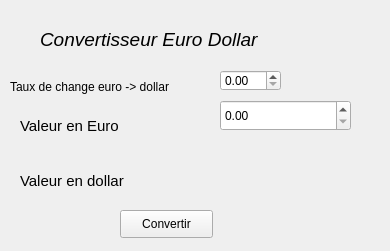
<?xml version="1.0" encoding="UTF-8"?>
<ui version="4.0">
 <class>Widget</class>
 <widget class="QWidget" name="Widget">
  <property name="geometry">
   <rect>
    <x>0</x>
    <y>0</y>
    <width>390</width>
    <height>251</height>
   </rect>
  </property>
  <property name="windowTitle">
   <string>Widget</string>
  </property>
  <widget class="QLabel" name="label_dollar">
   <property name="geometry">
    <rect>
     <x>20</x>
     <y>170</y>
     <width>141</width>
     <height>21</height>
    </rect>
   </property>
   <property name="font">
    <font>
     <pointsize>11</pointsize>
    </font>
   </property>
   <property name="text">
    <string>Valeur en dollar</string>
   </property>
  </widget>
  <widget class="QDoubleSpinBox" name="doubleSpinBox">
   <property name="geometry">
    <rect>
     <x>220</x>
     <y>100</y>
     <width>131</width>
     <height>31</height>
    </rect>
   </property>
   <property name="maximum">
    <double>999999.989999999990687</double>
   </property>
  </widget>
  <widget class="QLabel" name="label_euro">
   <property name="geometry">
    <rect>
     <x>20</x>
     <y>110</y>
     <width>116</width>
     <height>31</height>
    </rect>
   </property>
   <property name="font">
    <font>
     <pointsize>11</pointsize>
    </font>
   </property>
   <property name="text">
    <string>Valeur en Euro</string>
   </property>
  </widget>
  <widget class="QLabel" name="label_taux">
   <property name="geometry">
    <rect>
     <x>10</x>
     <y>70</y>
     <width>177</width>
     <height>33</height>
    </rect>
   </property>
   <property name="text">
    <string>Taux de change euro -&gt; dollar</string>
   </property>
  </widget>
  <widget class="QLabel" name="label">
   <property name="geometry">
    <rect>
     <x>40</x>
     <y>0</y>
     <width>363</width>
     <height>78</height>
    </rect>
   </property>
   <property name="font">
    <font>
     <pointsize>14</pointsize>
     <italic>true</italic>
    </font>
   </property>
   <property name="text">
    <string>Convertisseur Euro Dollar</string>
   </property>
  </widget>
  <widget class="QDoubleSpinBox" name="doubleSpinBox_2">
   <property name="geometry">
    <rect>
     <x>220</x>
     <y>70</y>
     <width>61</width>
     <height>21</height>
    </rect>
   </property>
  </widget>
  <widget class="QPushButton" name="pushButton_convertir">
   <property name="geometry">
    <rect>
     <x>120</x>
     <y>210</y>
     <width>93</width>
     <height>28</height>
    </rect>
   </property>
   <property name="text">
    <string>Convertir</string>
   </property>
  </widget>
 </widget>
 <resources/>
 <connections/>
</ui>
